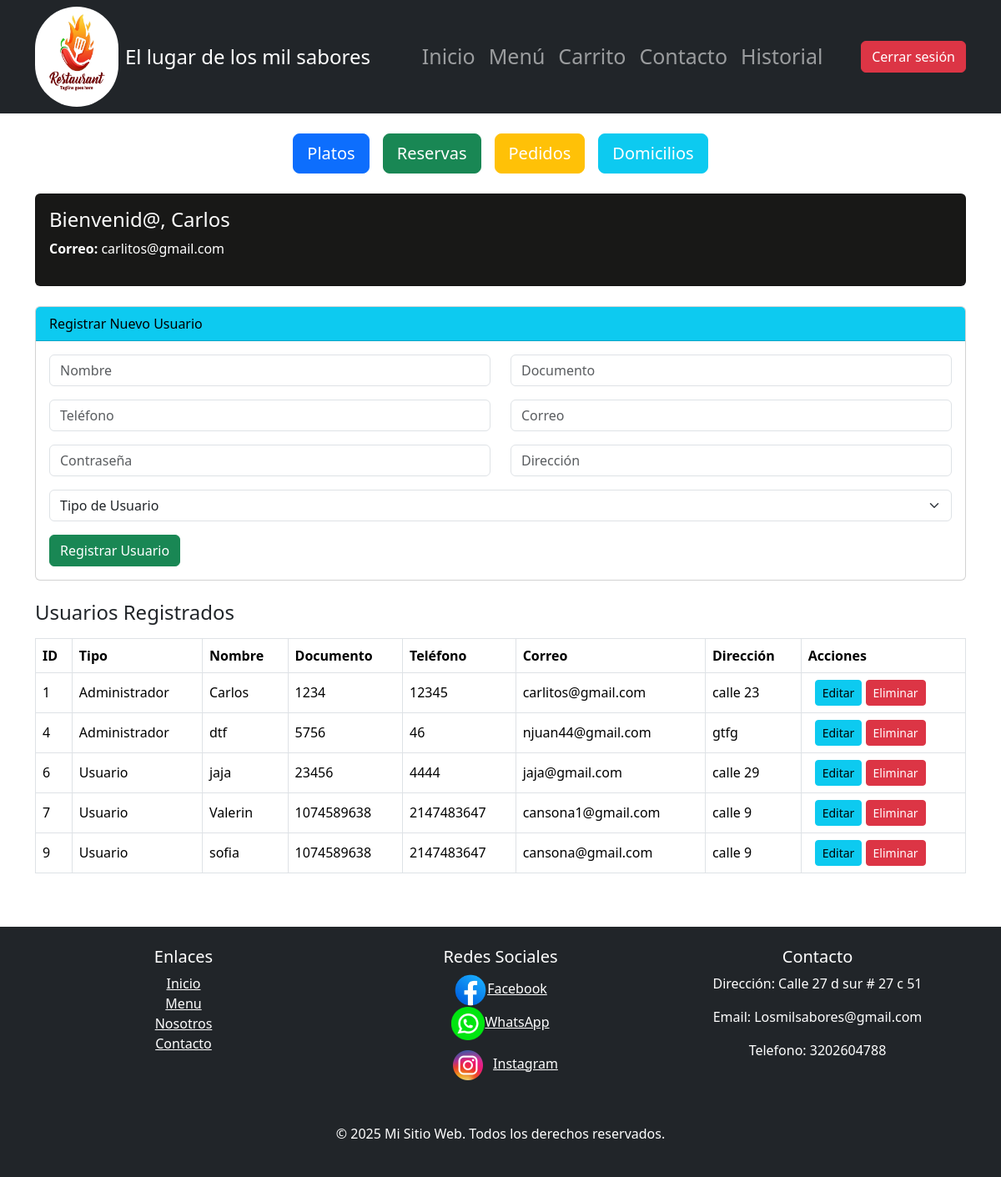
The page /Views/HTML/Perfil.php (signed in) on the database its author committed.
### tables this page shows
CREATE TABLE `usuario` (
  `Id_Usuario` int(5) NOT NULL,
  `Tipo_Usuario` varchar(30) NOT NULL,
  `Nombre` varchar(30) NOT NULL,
  `Documento` int(10) NOT NULL,
  `Telefono` int(10) NOT NULL,
  `Correo` varchar(30) NOT NULL,
  `Contrasena` varchar(255) NOT NULL,
  `Direccion` varchar(30) NOT NULL
);

### Modelo/usuario.php (called while the page is built, shortened)
<?php
require_once __DIR__ . '/../Config/conexion.php';
class Usuario {
    private $db;
    public function __construct() {
        $this->db = Database::connect();
    }
    public function listarusuarios() {
        $stmt = $this->db->query("SELECT * FROM usuario");
        return $stmt->fetchAll();
    }
}
?>

### Config/conexion.php (called while the page is built, shortened)
<?php
class Database {
    private static $host = "localhost";
    private static $dbname = "restaurantenuevo";
    private static $username = "adminis";
    private static $password = "12345";
    private static $charset = "utf8mb4";
    private static $pdo = null;
    public static function connect() {
        if (self::$pdo === null) {
            try {
                $dsn = "mysql:host=" . self::$host . ";dbname=" . self::$dbname . ";charset=" . self::$charset;
                self::$pdo = new PDO($dsn, self::$username, self::$password);
                self::$pdo->setAttribute(PDO::ATTR_ERRMODE, PDO::ERRMODE_EXCEPTION);
            } catch (PDOException $e) {
                die("Error de conexión: " . $e->getMessage());
            }
        }
        return self::$pdo;
    }
}

### Views/HTML/Perfil.php (the view, shortened to what this page needs)
<?php
require_once __DIR__ . '/../../Config/conexion.php';
require_once __DIR__ . '/../../Modelo/usuario.php';
$modelo = new Usuario();
$usuarios = $modelo->listarusuarios();
$usuario_sesion = $_SESSION['usuario'];
?>
<!DOCTYPE html>
<html lang="es">
<head>
    <link href="https://cdn.jsdelivr.net/npm/bootstrap@5.3.2/dist/css/bootstrap.min.css" rel="stylesheet">
</head>
 <nav class="navbar navbar-expand-lg navbar-dark bg-dark">
    <div class="container">
      <a class="navbar-brand d-flex align-items-center" style="height: 120px;" href="#">
        <img src="../Img/logo 1.jpg" alt="Logo" width="100" height="120" class="me-2 rounded-pill">
        <span class="fs-4">El lugar de los mil sabores</span>
      </a>
<div class="collapse navbar-collapse" id="navbarNav">
    <ul class="navbar-nav ms-auto">
      <li class="nav-item">
        <a class="nav-link" style="font-size: 25px;" href="../Index.html">Inicio</a>
      </li>
      <li class="nav-item">
        <a class="nav-link"style="font-size: 25px;" href="../Html/Menu.html">Menú</a>
      </li>
      <li class="nav-item">
        <a class="nav-link" style="font-size: 25px;" href="../Html/Carrito.html">Carrito</a>
      </li>
      <li class="nav-item">
        <a class="nav-link" style="font-size: 25px;" href="../Html/Contacto.html">Contacto</a>
      </li>
      <li class="nav-item">
        <a class="nav-link" style="font-size: 25px;" href="../Html/Historial.html">Historial</a>
      </li>
    </ul>
    <div class="ms-auto">
        <form action="../../Controlador/usuariocontrolador.php" method="POST">
            <button class="btn btn-danger text-white" type="submit" name="cerrar">Cerrar sesión</button>
        </form>
    </div>
  </div>
</div>
</nav>
<div>
<div class="container my-4">
    <div class="container my-4">
    <div class="d-flex justify-content-center gap-3 flex-wrap">
        <a href="crudplatos.php" class="btn btn-primary btn-lg">Platos</a>
        <a href="reservas.php" class="btn btn-success btn-lg">Reservas</a>
        <a href="pedidos.php" class="btn btn-warning btn-lg text-white">Pedidos</a>
        <a href="domicilios.php" class="btn btn-info btn-lg text-white">Domicilios</a>
    </div>
</div>
    <div class="card mb-4" style="background: #181817ff; color: white;">
        <div class="card-body">
            <h4 class="card-title">Bienvenid@, <?php echo htmlspecialchars($usuario_sesion['Nombre']); ?></h4>
            <p><strong>Correo:</strong> <?php echo htmlspecialchars($usuario_sesion['Correo']); ?></p>
        </div>
    </div>
    <div class="card mb-4">
        <div class="card-header bg-info text-black">Registrar Nuevo Usuario</div>
        <div class="card-body">
            <form action="../../Controlador/usuariocontrolador.php" method="POST">
                <div class="row mb-3">
                    <div class="col">
                        <input type="text" name="Nombre" class="form-control" placeholder="Nombre" required>
                    </div>
                    <div class="col">
                        <input type="text" name="Documento" class="form-control" placeholder="Documento" required>
                    </div>
                </div>
                <div class="row mb-3">
                    <div class="col">
                        <input type="text" name="Telefono" class="form-control" placeholder="Teléfono" required>
                    </div>
                    <div class="col">
                        <input type="email" name="Correo" class="form-control" placeholder="Correo" required>
                    </div>
                </div>
                <div class="row mb-3">
                    <div class="col">
                        <input type="password" name="Contraseña" class="form-control" placeholder="Contraseña" required>
                    </div>
                    <div class="col">
                        <input type="text" name="Direccion" class="form-control" placeholder="Dirección" required>
                    </div>
                </div>
                <div class="mb-3">
                    <select name="Tipo_Usuario" class="form-select" required>
                        <option value="" disabled selected>Tipo de Usuario</option>
                    </select>
                </div>
                <button type="submit" class="btn btn-success" name="Registrar">Registrar Usuario</button>
            </form>
        </div>
    </div>
    <h4 class="mb-3">Usuarios Registrados</h4>
    <div class="table-responsive">
        <table class="table table-bordered table-hover align-middle" style="background-color: #fff8e1;">
            <thead style="background-color: #000000ff; color: white;">
                <tr>
                    <th>ID</th>
                    <th>Tipo</th>
                    <th>Nombre</th>
                    <th>Documento</th>
                    <th>Teléfono</th>
                    <th>Correo</th>
                    <th>Dirección</th>
                    <th>Acciones</th>
                </tr>
            </thead>
            <tbody>
                <?php foreach ($usuarios as $u): ?>
                    <tr>
                        <td><?php echo htmlspecialchars($u['Id_Usuario']); ?></td>
                        <td><?php echo htmlspecialchars($u['Tipo_Usuario']); ?></td>
                        <td><?php echo htmlspecialchars($u['Nombre']); ?></td>
                        <td><?php echo htmlspecialchars($u['Documento']); ?></td>
                        <td><?php echo htmlspecialchars($u['Telefono']); ?></td>
                        <td><?php echo htmlspecialchars($u['Correo']); ?></td>
                        <td><?php echo htmlspecialchars($u['Direccion']); ?></td>
                        <td>
                            <a href="editar_usuario.php?id=<?php echo $u['Id_Usuario']; ?>" class="btn btn-sm btn-info ms-2">Editar</a>
                            <form action="../../Controlador/usuariocontrolador.php" method="POST" style="display:inline;">
                                <button type="submit" name="eliminar" class="btn btn-danger btn-sm" onclick="return confirm('¿Está seguro de eliminar este usuario?');">Eliminar</button>
                            </form>
                        </td>
                    </tr>
                <?php endforeach; ?>
            </tbody>
        </table>
    </div>
</div>
<footer class="bg-dark text-white text-center p-4 mt-5">
    <div class="container">
    <div class="row">
    <div class="col-md-4">
    <h5>Enlaces</h5>
    <ul class="list-unstyled">
    <li><a href="../Html/Index.html" class="text-white">Inicio</a></li>
    <li><a href="#" class="text-white">Menu</a></li>
    <li><a href="../Html/Nosotros.html" class="text-white">Nosotros</a></li>
    <li><a href="../Html/Contacto.html" class="text-white">Contacto</a></li>
    </ul>
    </div>
    <div class="col-md-4">
    <h5>Redes Sociales</h5>
    <ul class="list-unstyled">
    <li><img src="../Img/Face.webp" style="width: 40px;" alt=""><a href="#" class="text-white">Facebook</a></li>
    <li><img src="../Img/logowhatsapppng.webp" style="width: 40px;" alt=""><a href="#" class="text-white">WhatsApp</a></li>
    <li><img src="../Img/logoinstagram.png" style="width: 60px;" alt=""><a href="#" class="text-white">Instagram</a></li>
    </ul>
    </div>
    <div class="col-md-4">
    <h5>Contacto</h5>
    <p>Dirección: Calle 27 d sur # 27 c 51</p>
    <p>Email: Losmilsabores@gmail.com</p>
    <p>Telefono: 3202604788</p>
    </div>
    </div>
    </div>
    <div class="text-center mt-4">
    <p>&copy; 2025 Mi Sitio Web. Todos los derechos reservados.</p>
    </div>
    </footer>
</body>
</html>

### rows shown on the page
usuario: Nombre "Carlos", Correo "carlitos@gmail.com", Id_Usuario "1", Tipo_Usuario "Administrador", Documento "1234", Telefono "12345", Direccion "calle 23"
usuario: Id_Usuario "4", Tipo_Usuario "Administrador", Nombre "dtf", Documento "5756", Telefono "46", Correo "njuan44@gmail.com", Direccion "gtfg"
usuario: Id_Usuario "6", Tipo_Usuario "Usuario", Nombre "jaja", Documento "23456", Telefono "4444", Correo "jaja@gmail.com", Direccion "calle 29"
usuario: Id_Usuario "7", Tipo_Usuario "Usuario", Nombre "Valerin", Documento "1074589638", Telefono "2147483647", Correo "cansona1@gmail.com", Direccion "calle 9"
usuario: Id_Usuario "9", Tipo_Usuario "Usuario", Nombre "sofia", Documento "1074589638", Telefono "2147483647", Correo "cansona@gmail.com", Direccion "calle 9"
